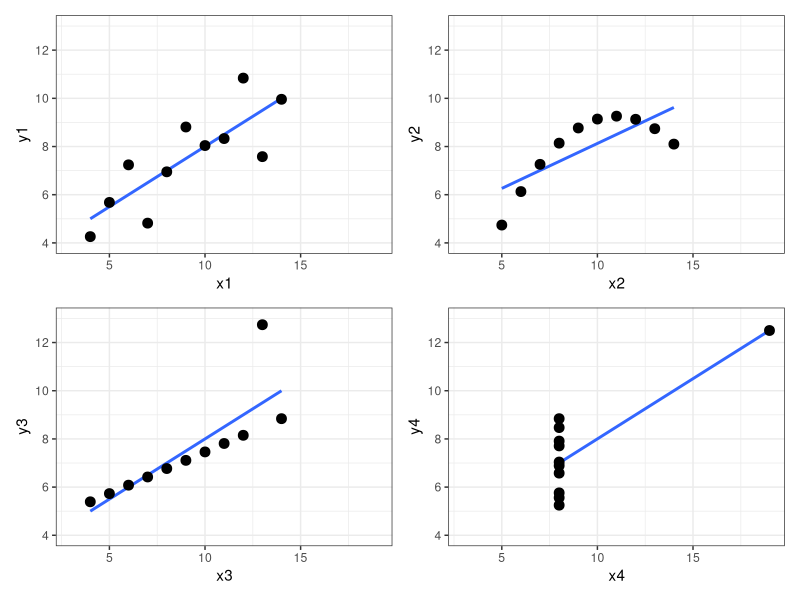

This chart was generated by the following R code: (Note: this script raises an error after producing the figure.)
## ---- chunk 1
library(dplyr)
library(knitr)
library(ggplot2)
library(patchwork)
library(stringr)

theme_set(theme_bw())
knitr::opts_chunk$set(echo = FALSE, message = FALSE, warning = FALSE)
## ---- chunk 2
anscombe_cols <- names(anscombe)

anscombe_df <- anscombe %>%
  select(1, 5, 2, 6, 3, 7, 4, 8)

anscombe_stats <- summarise_all(anscombe_df, mean) %>%
  bind_rows(summarise_all(anscombe_df, sd)) %>%
  bind_rows(
    with(anscombe_df,
         data.frame(x1 = cor(x1, y1), y1 = cor(y1, x1),
                    x2 = cor(x2, y2), y2 = cor(y2, x2),
                    x3 = cor(x3, y3), y3 = cor(y3, x3),
                    x4 = cor(x4, y4), y4 = cor(y4, x4))))

anscombe_stats <- tibble(`Métrica` = c("média", "desvio padrão", "correlação")) %>%
  bind_cols(anscombe_stats)
  
knitr::kable(anscombe_stats, digits = 1)
## ---- chunk 3
p1 <- ggplot(anscombe_df, aes(x1, y1)) +
  geom_smooth(method = "lm", se = FALSE, formula = "y ~ x") +
  geom_point(size = 3) +
  xlim(3, 19) +
  ylim(4, 13)

p2 <- ggplot(anscombe_df, aes(x2, y2)) +
  geom_smooth(method = "lm", se = FALSE, formula = "y ~ x") +
  geom_point(size = 3) +
  xlim(3, 19) +
  ylim(4, 13)

p3 <- ggplot(anscombe_df, aes(x3, y3)) +
  geom_smooth(method = "lm", se = FALSE, formula = "y ~ x") +
  geom_point(size = 3) +
  xlim(3, 19) +
  ylim(4, 13)

p4 <- ggplot(anscombe_df, aes(x4, y4)) +
  geom_smooth(method = "lm", se = FALSE, formula = "y ~ x") +
  geom_point(size = 3) +
  xlim(3, 19) +
  ylim(4, 13)

p1 + p2 + p3 + p4
## ---- chunk 4
knitr::include_graphics("images/DinoSequential.gif")
## ---- chunk 5
include_graphics("images/information_density.png")
